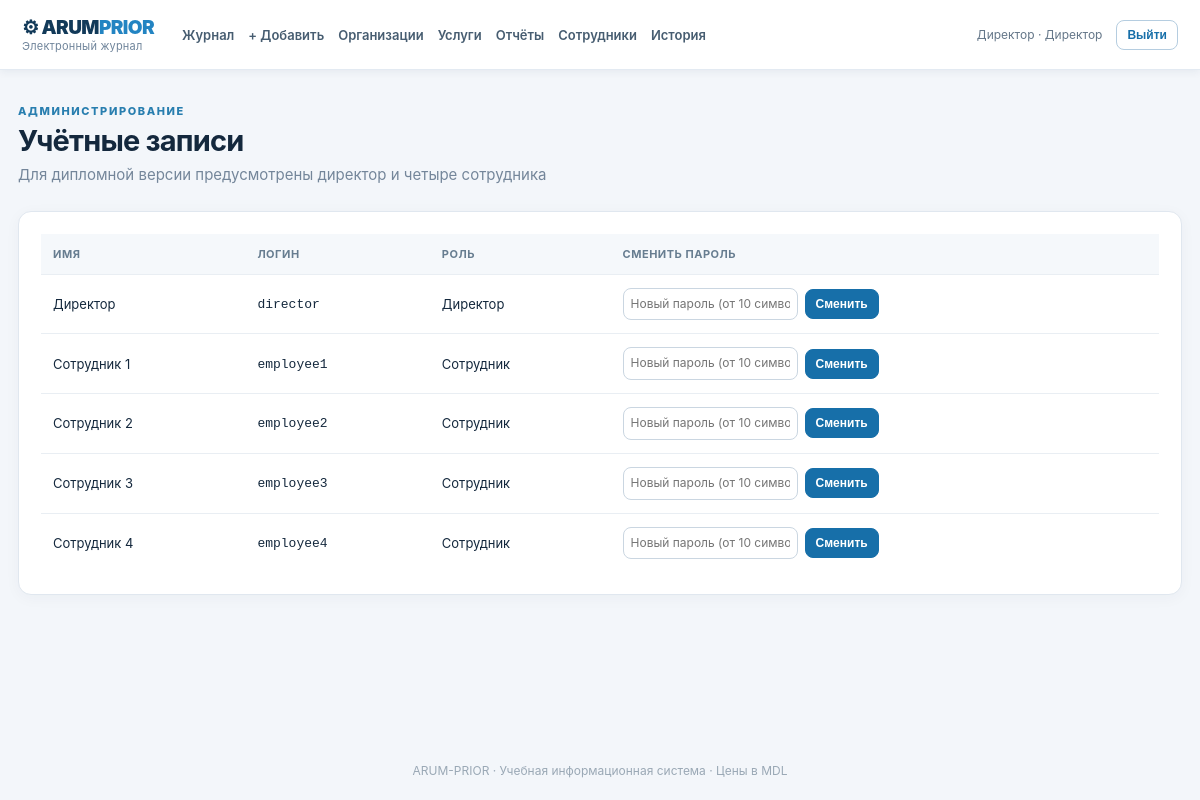
The app's page /users (signed in) with its own data.
### app/models.py (models this page shows)
class User(Base):
    __tablename__ = 'users'
    id: Mapped[int] = mapped_column(primary_key=True)
    username: Mapped[str] = mapped_column(String(60), unique=True, index=True)
    full_name: Mapped[str] = mapped_column(String(120))
    password_hash: Mapped[str] = mapped_column(String(220))
    role: Mapped[str] = mapped_column(String(20), default='employee')
    active: Mapped[bool] = mapped_column(Boolean, default=True)

### app/main.py (the view)
@app.get('/users', response_class=HTMLResponse)
def users(request: Request):
    with SessionLocal() as db:
        must_director(request, db)
        ctx = context(request, db)
        return see(request, 'users.html', items=db.scalars(select(User).order_by(User.id)).all(), **ctx)

### app/templates/users.html
{% extends 'base.html' %}{% block content %}<div class="heading"><div><div class="eyebrow">АДМИНИСТРИРОВАНИЕ</div><h1>Учётные записи</h1><p class="muted">Для дипломной версии предусмотрены директор и четыре сотрудника</p></div></div><section class="panel"><div class="table-wrap"><table><thead><tr><th>Имя</th><th>Логин</th><th>Роль</th><th>Сменить пароль</th></tr></thead><tbody>{% for u in items %}<tr><td>{{ u.full_name }}</td><td><code>{{ u.username }}</code></td><td>{{ 'Директор' if u.role=='director' else 'Сотрудник' }}</td><td><form class="inline-form" action="/users/{{ u.id }}/password" method="post"><input type="hidden" name="csrf_token" value="{{ csrf }}"><input name="password" type="password" minlength="10" placeholder="Новый пароль (от 10 символов)" required><button class="small">Сменить</button></form></td></tr>{% endfor %}</tbody></table></div></section>{% endblock %}

### app/templates/base.html
<!doctype html><html lang="ru"><head><meta charset="UTF-8"><meta name="viewport" content="width=device-width, initial-scale=1"><title>ARUM-PRIOR — электронный журнал</title><link rel="stylesheet" href="/static/style.css"></head><body>
{% if user %}<header class="top"><div class="brand">⚙ ARUM<span>PRIOR</span><small>Электронный журнал</small></div><nav><a href="/journal">Журнал</a><a href="/work/new">+ Добавить</a><a href="/organizations">Организации</a><a href="/services">Услуги</a>{% if user.role=='director' %}<a href="/reports">Отчёты</a><a href="/users">Сотрудники</a><a href="/audit">История</a>{% endif %}</nav><div class="account"><span>{{ user.full_name }} · {{ 'Директор' if user.role=='director' else 'Сотрудник' }}</span><form action="/logout" method="post"><input type="hidden" name="csrf_token" value="{{ csrf }}"><button class="outline small">Выйти</button></form></div></header>{% endif %}
<main class="container">{% block content %}{% endblock %}</main><footer>ARUM-PRIOR · Учебная информационная система · Цены в MDL</footer></body></html>

### app/static/style.css (style rules this page uses)
:root { font-family:Inter,'Segoe UI',Arial,sans-serif;color:#14283d;background:#f3f6fa;font-size:15px }
* { box-sizing:border-box }
body { margin:0;min-height:100vh;display:flex;flex-direction:column }
a { color:#1767a4;text-decoration:none }
.top { background:#fff;border-bottom:1px solid #e3eaf2;padding:16px max(22px,calc((100vw - 1250px)/2));display:flex;align-items:center;gap:28px;flex-wrap:wrap;box-shadow:0 2px 8px #102f5010 }
.brand { font-size:19px;font-weight:900;letter-spacing:-.6px;color:#123a59;white-space:nowrap }
.brand span { color:#2384c2 }
.brand small { display:block;font-weight:400;font-size:11px;letter-spacing:.2px;color:#70859b }
nav { display:flex;gap:14px;align-items:center;flex:1;flex-wrap:wrap }
nav a { color:#475d71;font-weight:600;font-size:13px }
.account { display:flex;gap:14px;align-items:center;font-size:12px;color:#657789 }
.container { width:min(1200px,calc(100% - 36px));margin:34px auto;flex:1 }
.heading { display:flex;justify-content:space-between;align-items:center;gap:20px;margin-bottom:24px;flex-wrap:wrap }
h1 { font-size:29px;letter-spacing:-.8px;margin:5px 0 6px }
.eyebrow { font-size:11px;font-weight:800;letter-spacing:1.6px;color:#287eaf }
.muted { color:#74869a;margin:0;line-height:1.5 }
.panel { border:1px solid #e0e7ef;border-radius:13px;background:#fff;box-shadow:0 3px 15px #193a560a;padding:22px;margin-bottom:20px }
input,select,textarea { padding:11px 12px;border:1px solid #cad6e1;border-radius:8px;background:white;color:#18354d;font:inherit;max-width:100% }
button,.btn { display:inline-block;appearance:none;background:#176fa9;color:white;border:1px solid #176fa9;border-radius:8px;font-size:13px;font-weight:700;padding:11px 18px;cursor:pointer;white-space:nowrap }
.outline { background:white;color:#176fa9;border-color:#b5cde0 }
.small { padding:7px 10px;font-size:12px }
.table-wrap { overflow-x:auto }
table { border-collapse:collapse;width:100%;font-size:13px }
th { text-align:left;background:#f5f8fb;color:#677d90;font-size:11px;text-transform:uppercase;letter-spacing:.5px }
th,td { padding:13px 12px;border-bottom:1px solid #e9eef3;vertical-align:middle }
td { line-height:1.4 }
tr:last-child td { border-bottom:none }
.inline-form { display:flex;gap:7px;align-items:center }
.inline-form input { max-width:175px;font-size:12px;padding:7px }
footer { text-align:center;color:#9aa8b5;font-size:12px;padding:22px }

### records on screen
User: full_name "Директор", role "Директор", username "director"
User: full_name "Сотрудник 1", username "employee1", role "Сотрудник"
User: full_name "Сотрудник 2", username "employee2", role "Сотрудник"
User: full_name "Сотрудник 3", username "employee3", role "Сотрудник"
User: full_name "Сотрудник 4", username "employee4", role "Сотрудник"
